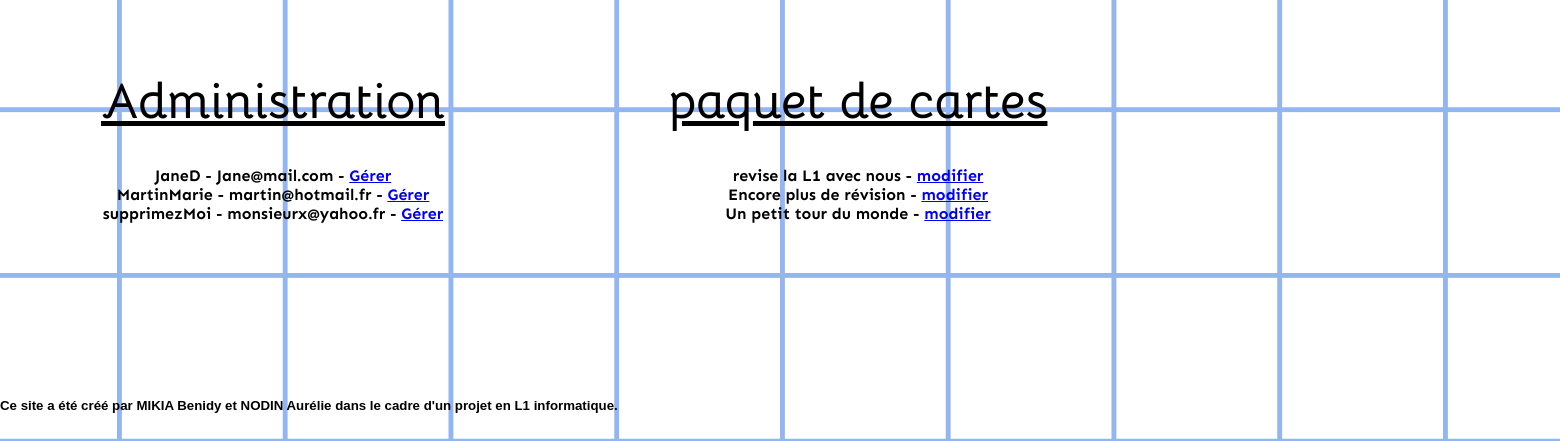
/memoria/admin.php (signed in), run on the app's committed database.
### tables this page shows
CREATE TABLE IF NOT EXISTS `user` (
  `id` int(11) NOT NULL AUTO_INCREMENT,
  `nom` varchar(30) NOT NULL,
  `prenom` varchar(30) NOT NULL,
  `age` int(3) UNSIGNED NOT NULL,
  `pseudo` varchar(30) NOT NULL,
  `mdp` text NOT NULL,
  `email` varchar(70) NOT NULL,
  `admin` int(1) NOT NULL,
  PRIMARY KEY (`id`),
  UNIQUE KEY `pseudo` (`pseudo`) USING BTREE,
  UNIQUE KEY `email` (`email`) USING BTREE
);

CREATE TABLE IF NOT EXISTS `paquets` (
  `id` int(11) NOT NULL AUTO_INCREMENT,
  `nom` varchar(30) NOT NULL,
  `id_user` int(11) NOT NULL,
  PRIMARY KEY (`id`),
  UNIQUE KEY `nom` (`nom`)
);

### memoria/admin.php (the view, shortened to what this page needs)
<?php
$connex = connexion_bd();
$requser = "SELECT * FROM user WHERE admin = 0";
$ligne = mysqli_query($connex, $requser);
$req = "SELECT * FROM paquets";
$ligne_p = mysqli_query($connex, $req);
?>
<!DOCTYPE html>
	<html lang ="fr">
	<head>
		<link rel="stylesheet" type="text/css" href="css/admin.css">
	</head>
	<body >
		<div class="accueil">
		</div>
		<div class="Administration">
		<?php if($_SESSION['admin']==1){ ?>
			<h1><U> Administration</U></h1>
			<ul>
				<?php while($tab = mysqli_fetch_assoc($ligne)){ ?>
				<li><?=htmlspecialchars( $tab['pseudo']) ?> - <?= htmlspecialchars($tab['email']) ?> - <a href="admin.php?id=<?=htmlspecialchars($tab['id']) ?>">Gérer</a></li>
				<?php }?>
			</ul>
		</div>
		<div class="Paquets">
			 <h1><U>paquet de cartes</U> </h1>
			 <ul>
				<?php while($res = mysqli_fetch_assoc($ligne_p)){ ?>
				<li><?= htmlspecialchars($res['nom']) ?> - <a href="admin.php?p=<?=htmlspecialchars($res['id']) ?>">modifier</a></li>
				<?php }?>
			</ul>
		</div>
		<?php }else{?>
			<div class="what">
		<p> Tu n'es pas censé(e) être ici :) </p>
		<?php }?>
		<footer>
			<h5>
			Ce site a été créé par MIKIA Benidy et NODIN Aurélie dans le cadre d'un projet en L1 informatique.
			</h5>
		</footer>
	</body>
	</html>

### memoria/css/admin.css (style rules this page uses)
body { padding: 0px; margin: 0px; background: url("../img/background2.png") ; -webkit-background-size: cover; -moz-background-size: cover; -o-background-size: cover; }
h1 { font-family: "Bellota-Bold", sans-serif; font-size: 50px; }
ul { list-style:none; margin-left:0; padding-left:0; }
div.Administration, div.Paquets { font-family: "Sen-Bold", sans-serif; display: inline-block; }
div.Administration { text-align: center; float: left; width:35%; }
div.Paquets { text-align: center; width: 40%; }
footer { font-family: "Amiri-Regular", sans-serif; color : black; }

### data on the page
user: pseudo "JaneD", email "Jane@mail.com"
user: pseudo "MartinMarie", email "martin@hotmail.fr"
user: pseudo "supprimezMoi", email "monsieurx@yahoo.fr"
paquets: nom "revise la L1 avec nous"
paquets: nom "Encore plus de révision"
paquets: nom "Un petit tour du monde"
